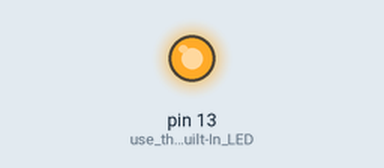
The sketch below on a simulated Arduino Uno, built with avr-gcc and run on an emulated ATmega328P. Shown: output pins drawn as LEDs (lit = HIGH).

Above: at 0.4 s.
At 15.6 s:
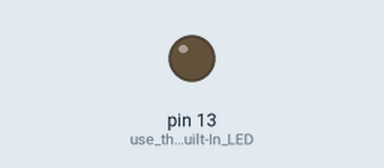
Timing chart, 0 to 22.1 s (numbered marks = the images above):
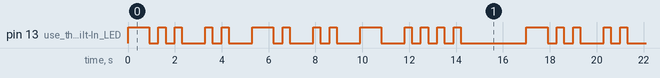

Measured:
- by itself, pin 13 (use_the_Built-In_LED): moves between LOW and HIGH, repeating every 17.0 s
- by itself, everything shown: repeats every 17.0 s, in 28 steps

The sketch:

OntrackTask1.1.ino
```cpp
void setup() {
  pinMode(LED_BUILTIN, OUTPUT); // use the Built-In LED
}

String morseCodeAlphabet[26] = {".-", "-...", "-.-.", "-..", ".", "..-.", "--.", "....", "..", ".---", "-.-", ".-..", "--", "-.", "---", ".--.", "--.-", ".-.",
"...", "-", "..-", "...-", ".--", "-..-", "-.--", "--.."}; // Morse codes

void loop() {

String name = "dinith"; // Edit the value of this variable, to use another name
String letter = "";

for (int a = 0; a < name.length(); a++) {

  // Use ASCII values from 'a' to 'z'
  letter = morseCodeAlphabet[name[a] - 'a']; // Get the morse code for each letter of the name using ASCII value position

  for (int b = 0; b < letter.length(); b++) {
    if(letter[b] == '.') { // check whether the characters of the element same as "."
      digitalWrite(LED_BUILTIN, HIGH); // make LED turn on
      delay(300); // keeps LED on for 300ms
      digitalWrite(LED_BUILTIN, LOW); // make LED turn on
      delay(400); // holds LED off for 400ms
    }

    else if(letter[b] == '-') { // check whether the characters of the elements same as ","
      digitalWrite(LED_BUILTIN, HIGH);
      delay(900);
      digitalWrite(LED_BUILTIN, LOW);
      delay(400);
    }
  }
  delay(600); // Holds LED off for 600ms for every element
  }
  delay(1800); // Holds LED off for 1800ms for every word
}
```
